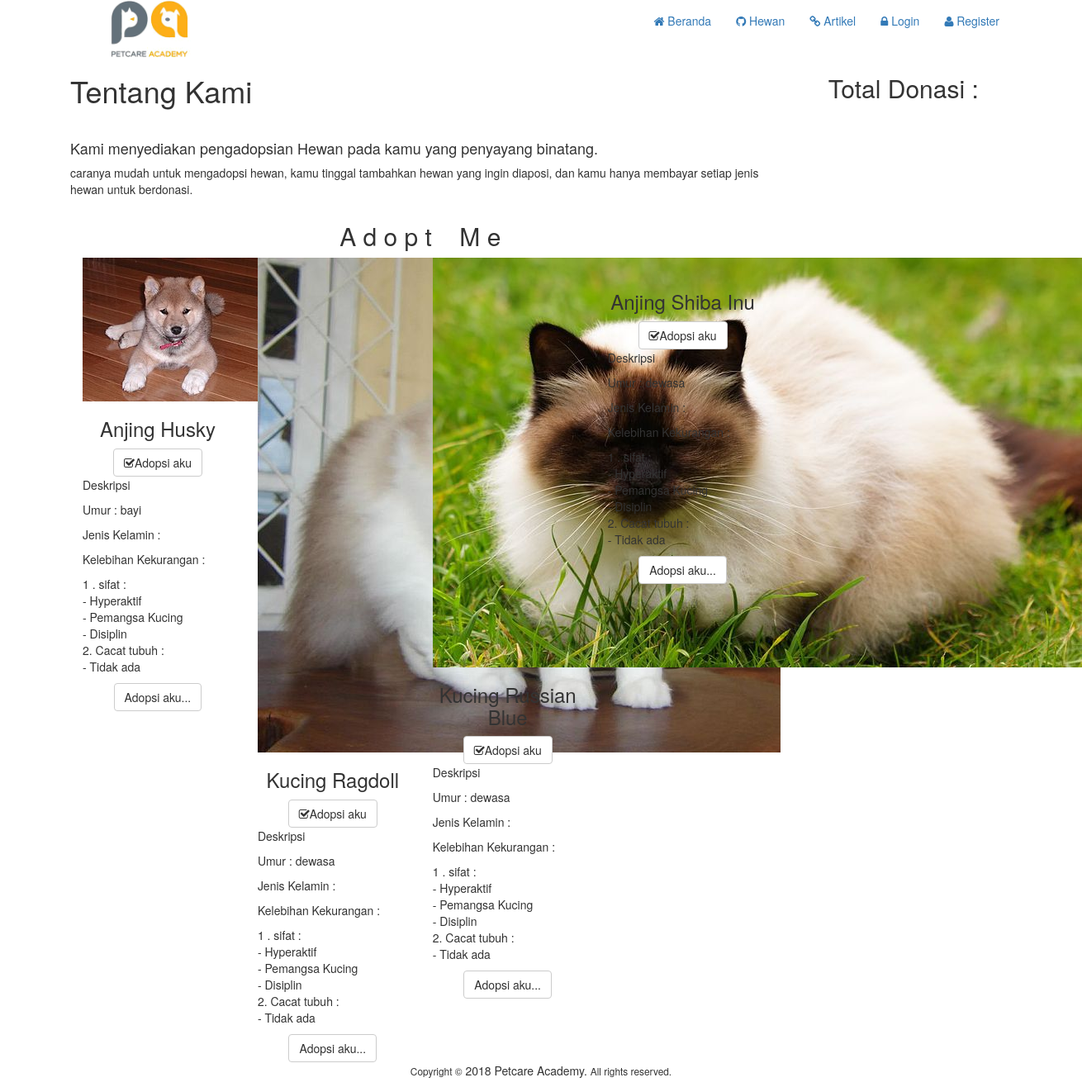
The app's page /home.php with its own data.
### tables this page shows
CREATE TABLE `hewan` (
  `id_hewan` int(10) NOT NULL,
  `image` varchar(50) NOT NULL,
  `jenis_hewan` varchar(20) NOT NULL,
  `ras` varchar(25) NOT NULL,
  `umur` enum('bayi','dewasa') NOT NULL,
  `kelamin` enum('jantan','betina') NOT NULL,
  `deskripsi` text NOT NULL,
  `harga` varchar(10) NOT NULL
);

### blog.php (the view, shortened to what this page needs)
<div class="container">
	<div class="row">
		<div class="col-sm-9">
			<div class="blog-post-area">
				<div class="single-blog-post">
					<h1>Tentang Kami</h1>
					</div>
					<br>
					<div class="single-blog-post">
						<h4>Kami menyediakan pengadopsian Hewan pada kamu yang penyayang binatang.</h4>
						<p>caranya mudah untuk mengadopsi hewan, kamu tinggal tambahkan hewan yang ingin diaposi, dan kamu hanya membayar setiap jenis hewan untuk berdonasi.</p>
					</div>
				</div>
			</div>
			<div class="col-sm-3">
				<div class="blog-post-area">
					<div class="single-blog-post">
						<h2 class="text-center">Total Donasi :</h2>
						</div>
						<br>
					</div>
				</div>
	</div>
</div>
<div class="container">
	<div class="row">
		<?php
			$cek = mysql_query("SELECT * FROM hewan");
			if (mysql_num_rows($cek) < 1) {
			?>
			<div class="col-sm-9">
				<div class="features_items">
				</div>
			</div>
			<?php
			}elseif (mysql_num_rows($cek) > 1) {
				?>
					<div class="col-sm-9">
					<div class="features_items">
						<h2 class="title text-center">A d o p t &nbsp;&nbsp; M e</h2>
						<?php
							$hewan = mysql_query("SELECT * FROM hewan");
							while ($a = mysql_fetch_array($hewan)) {
							extract($a);
						 ?>
						<div class="col-sm-3">
							<div class="product-image-wrapper">
								<div class="single-products">
									<div class="productinfo text-center">
										<img src="bismillah-admin/production/images/pet/<?php echo $image;?>" alt="" />
										<h3><?php echo $jenis_hewan." ".$ras; ?></h3>
										<a href="#" class="btn btn-default add-to-cart"><i class="fa fa-check-square-o"></i>Adopsi aku</a>
									</div>
									<div class="product-overlay">
										<div class="overlay-content">
											<p>Deskripsi </p>
											<p>Umur : <?php echo $umur; ?></p>
											<p>Jenis Kelamin : <?php echo $jenis_kelamin; ?></p>
											<p>Kelebihan Kekurangan : </p>
											<p><?php echo $deskripsi; ?></p>
											<div class="text-center">
												<a href="index.php?p=add&id=<?php echo $id;?>" class="btn btn-default add-to-cart">Adopsi aku...</a>
											</div>
										</div>
									</div>
								</div>
							</div>
						</div>
			<?php
				}
			}
		 ?>
	</div>
</div>

### home.php (shortened to what this page needs)
<?php
if (isset($_SESSION['member'])) {
  header("location:../member/index.php");
}else{
$date = date("Y");
 ?>
<!DOCTYPE html>
<html lang="en">
<head>
    <link href="css/bootstrap.min.css" rel="stylesheet">
    <link href="css/font-awesome.min.css" rel="stylesheet">
    <link href="css/prettyPhoto.css" rel="stylesheet">
    <link href="css/price-range.css" rel="stylesheet">
    <link href="css/animate.css" rel="stylesheet">
    <link href="css/main.css" rel="stylesheet">
    <link href="css/responsive.css" rel="stylesheet">
    <link rel="stylesheet" href="https://cdnjs.cloudflare.com/ajax/libs/jquery-confirm/3.3.0/jquery-confirm.min.css">
</head>
<body>
  <header id="header">
    <div class="header-middle">
      <div class="container">
        <div class="row">
          <div class="col-sm-4">
            <div class="logo pull-left">
              <a href="index.php"><img src="images/logo.png" alt="" height="70"></a>
            </div>
          </div>
          <div class="col-sm-8">
            <div class="shop-menu pull-right">
              <ul class="nav navbar-nav">
                <li><a href="index.php?a=beranda"><i class="fa fa-home"></i> Beranda</a></li>
                <li><a href="index.php?a=hewan"><i class="fa fa-github"></i> Hewan</a></li>
                <li><a href="index.php?a=artikel"><i class="fa fa-chain"></i> Artikel</a></li>
                <li><a href="#" data-toggle="modal" data-target="#login"><i class="fa fa-lock"></i> Login</a></li>
                <li><a href="#" data-toggle="modal" data-target="#register"><i class="fa fa-user"></i> Register</a></li>
              </ul>
            </div>
          </div>
        </div>
      </div>
    </div>
  </header>
  <section>
    <?php
      switch ($_GET['a']) {
        default:
          include 'blog.php';
          break;
      }
     ?>
  </section>
  <footer id="footer">
    <div class="footer-bottom">
      <div class="container">
        <div class="row">
          <p class="text-center"><small>Copyright ©</small> <?php echo $date; ?> Petcare Academy. <small>All rights reserved.</small></p>
        </div>
      </div>
    </div>
  </footer>
</body>
</html>
<?php
}
 ?>

### records on screen
hewan: image (picture), jenis_hewan "Anjing", ras "Husky", umur "bayi", deskripsi "1 . sifat : - Hyperaktif - Pemangsa Kucing - Disiplin 2. Cacat tubuh : - Tidak ada"
hewan: jenis_hewan "Kucing", ras "Ragdoll", umur "dewasa", deskripsi "1 . sifat : - Hyperaktif - Pemangsa Kucing - Disiplin 2. Cacat tubuh : - Tidak ada"
hewan: image (picture), jenis_hewan "Kucing", ras "Russian Blue", umur "dewasa", deskripsi "1 . sifat : - Hyperaktif - Pemangsa Kucing - Disiplin 2. Cacat tubuh : - Tidak ada"
hewan: jenis_hewan "Anjing", ras "Shiba Inu", umur "dewasa", deskripsi "1 . sifat : - Hyperaktif - Pemangsa Kucing - Disiplin 2. Cacat tubuh : - Tidak ada"
